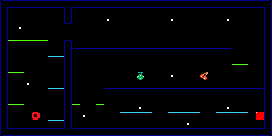

This game map was drawn from its Tiled (.tmx) file and the tilesets committed beside it. A one-line description and the full map source follow:
An orthogonal 34x17 tile map with 8x8 px tiles, 1 tile layer (Tile Layer 1) and 8 objects (3x 0, 3x 1, 2x 2).

<map version="1.0" orientation="orthogonal" renderorder="right-down" width="34" height="17" tilewidth="8" tileheight="8" nextobjectid="23">
 <properties>
  <property name="name" value="pacman" />
 </properties>
 <tileset firstgid="1" name="pacman" tilewidth="8" tileheight="8">
  <image source="tileset.png" width="160" height="200" />
 </tileset>
 <layer name="Tile Layer 1" width="34" height="17">
  <properties>
   <property name="texture" value="tileset" />
  </properties>
  <data encoding="csv">
161,21,21,21,21,21,21,21,61,21,21,21,21,21,21,21,21,21,21,21,21,21,21,21,21,21,21,21,21,21,21,21,21,181,
81,0,0,0,0,0,0,0,81,0,0,0,0,0,0,0,0,0,0,0,0,0,0,0,0,0,0,0,0,0,0,0,0,81,
81,0,0,0,0,0,0,0,121,0,0,0,0,6,0,0,0,0,0,0,0,6,0,0,0,0,0,0,6,0,0,0,0,81,
81,0,6,0,0,0,0,0,0,0,0,0,0,0,0,0,0,0,0,0,0,0,0,0,0,0,0,0,0,0,0,0,0,81,
81,0,0,0,0,0,0,0,0,0,0,0,0,0,0,0,0,0,0,0,0,0,0,0,0,0,0,0,0,0,0,0,0,81,
81,82,82,82,82,82,0,0,101,0,0,0,0,0,0,0,0,0,0,0,0,0,0,0,0,0,0,0,0,0,0,0,0,81,
81,0,0,0,0,0,0,0,81,22,22,22,22,22,22,22,22,22,22,22,22,22,22,22,22,22,22,22,22,0,0,0,0,81,
81,0,0,0,0,0,42,42,81,0,0,0,0,0,0,0,0,0,0,0,0,0,0,0,0,0,0,0,0,0,0,0,0,81,
81,0,0,0,0,0,0,0,81,0,0,0,0,0,0,0,0,0,0,0,0,0,0,0,0,0,0,0,0,82,82,0,0,81,
81,82,82,0,0,0,0,0,81,0,0,0,0,0,0,0,0,47,0,0,0,6,0,0,0,7,0,0,0,0,0,0,0,81,
81,0,0,6,0,0,0,0,81,0,0,0,0,0,0,0,0,0,0,0,0,0,0,0,0,0,0,0,0,0,0,0,0,81,
81,0,0,0,0,0,42,42,81,0,0,0,0,22,22,22,22,22,22,22,22,22,22,22,22,22,22,22,22,22,22,22,22,81,
81,0,0,0,0,0,0,0,81,0,0,0,0,0,0,0,0,0,0,0,0,0,0,0,0,0,0,0,0,0,0,0,0,81,
81,82,82,0,0,0,0,0,81,82,0,0,82,0,0,0,0,6,0,0,0,0,0,0,0,0,0,0,6,0,0,0,0,81,
81,0,0,0,20,0,0,0,81,0,6,0,0,0,0,42,42,42,42,0,0,42,42,42,42,0,0,42,42,42,42,0,13,81,
81,0,0,0,0,0,42,42,81,0,0,0,0,0,0,0,0,0,0,0,0,0,0,6,0,0,0,0,0,0,0,0,0,81,
201,21,21,21,21,21,21,21,141,21,21,21,21,21,21,21,21,21,21,21,21,21,21,21,21,21,21,21,21,21,21,21,21,221
</data>
 </layer>
 <objectgroup name="emiters">
  <properties>
   <property name="_type" value="2" />
   <property name="delay" value="2500" />
   <property name="offset" value="2500" />
   <property name="sizex" value="8" />
   <property name="sizey" value="8" />
   <property name="speed" value="50" />
   <property name="speedx" value="50" />
   <property name="speedy" value="50" />
   <property name="texture" value="emiter_8x8" />
  </properties>
  <object id="7" type="0" x="12" y="8">
   <properties>
    <property name="offset" value="2500" />
   </properties>
   <polyline points="0,0 0,120" />
  </object>
  <object id="8" type="1" x="52" y="8">
   <properties>
    <property name="offset" value="1250" />
   </properties>
   <polyline points="0,0 0,120" />
  </object>
  <object id="12" type="2" x="264" y="40">
   <properties>
    <property name="offset" value="2500" />
   </properties>
   <polyline points="0,0 -192,0" />
  </object>
  <object id="13" type="1" x="264" y="16">
   <properties>
    <property name="offset" value="1250" />
   </properties>
   <polyline points="0,0 -192,0" />
  </object>
  <object id="15" type="0" x="72" y="80">
   <polyline points="0,0 192,0" />
  </object>
  <object id="17" type="2" x="264" y="56">
   <properties>
    <property name="offset" value="1250" />
   </properties>
   <polyline points="0,0 -192,0" />
  </object>
  <object id="19" type="1" x="264" y="120">
   <properties>
    <property name="offset" value="2500" />
   </properties>
   <polyline points="0,0 -192,0" />
  </object>
  <object id="21" type="0" x="264" y="96">
   <properties>
    <property name="offset" value="1250" />
   </properties>
   <polyline points="0,0 -192,0" />
  </object>
 </objectgroup>
</map>
